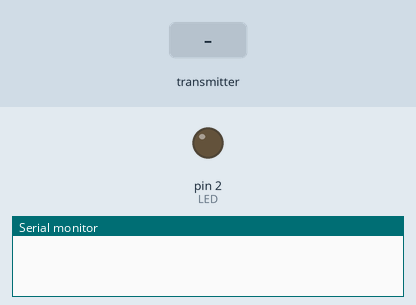
Bench run of a sketch on a simulated Arduino Uno, built with avr-gcc and run on an emulated ATmega328P. Shown: output pins drawn as LEDs (lit = HIGH), the last lines printed to the serial monitor. Dashed ring = blinking. Inputs (shaded band) come from the test bench. No radio packets arrive unless stated.

Above: at 1.2 s.
1.3 s: the transmitter starts sending temp = 0
At 1.55 s:
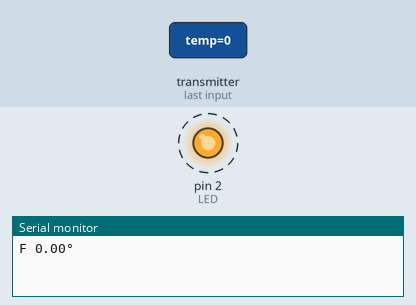
Timing chart, 0 to 10.3 s (numbered marks = the images above; inputs shaded):
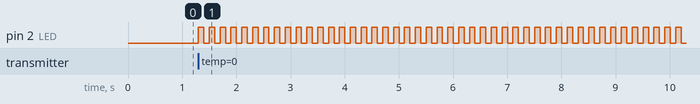

Measured:
- after the input at 1.3 s, pin 2 (LED): alternates HIGH for 0.10 s and LOW for 0.10 s, starting at once

The sketch:

Temp_Test_2.ino
```cpp
// Libraries needed for the Transceiver
#include <SPI.h>
#include <nRF24L01.h>
#include <RF24.h>

// Variable for LED
#define LED 2

// Our 2 RF24 Objects
RF24 radio(7, 8); // CE, CSN

// Address we will be using for communication
const byte address[6] = "00101";

// Function for incoming transmission


void blinkLED(){
  // Will cause the LED to blink
  digitalWrite(LED, HIGH); // Turns on LED
  delay(100); // Stays on for 0.5s
  digitalWrite(LED, LOW); // Turn off LED
  delay(100); // Stays off for 0.5s
  // Will cause the LED to blink
  digitalWrite(LED, HIGH); // Turns on LED
  delay(100); // Stays on for 0.5s
  digitalWrite(LED, LOW); // Turn off LED
  delay(100); // Stays off for 0.5s
  // Will cause the LED to blink
  digitalWrite(LED, HIGH); // Turns on LED
  delay(100); // Stays on for 0.5s
  digitalWrite(LED, LOW); // Turn off LED
  delay(100); // Stays off for 0.5s
  // Will cause the LED to blink
  digitalWrite(LED, HIGH); // Turns on LED
  delay(100); // Stays on for 0.5s
  digitalWrite(LED, LOW); // Turn off LED
  delay(100); // Stays off for 0.5s
}

void setup() {
  Serial.begin(500000);
  // For wireless communications
  radio.begin(); // Begins our radio communications
  radio.openReadingPipe(0, address[0]); // Begins the receiving side of communications
  radio.setPALevel(RF24_PA_LOW); // Sets up the Power Amplifier level
  radio.startListening(); // Listening for incoming transmission
  // For LED
  pinMode(LED, OUTPUT);
}

void loop() {
  //radio.startListening(); // Listening for incoming transmission/Turns it into a receiver
  if(radio.available()) {
    //char text[32] = "";
    float temp = 0;
    radio.read(&temp, sizeof(temp));
    //String inc_Text = String(text);
    //if(inc_Text == "Ok"){
    //blinkLED();
    if(temp <= 80){
      Serial.print("F ");
      Serial.print(temp);
      Serial.println("\xC2\xB0"); // Prints out the degree symbol
      blinkLED();
    }
    else{
      Serial.print("F ");
      Serial.print(temp);
      Serial.println("\xC2\xB0"); // Prints out the degree symbol

      // Will cause the LED to blink
      digitalWrite(LED, HIGH); // Turns on LED
      delay(500); // Stays on for 0.5s
      digitalWrite(LED, LOW); // Turn off LED
      delay(500); // Stays off for 0.5s
    }
  }
//  else{
//    // Serial.println("not receiving");
//  }
}
```
